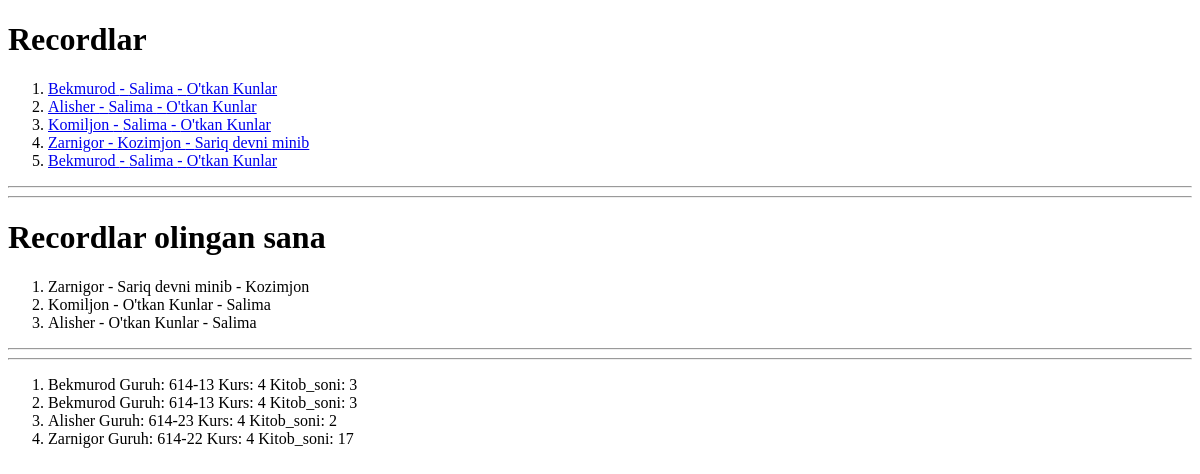
/record/, run on an earlier commit of the app's database.
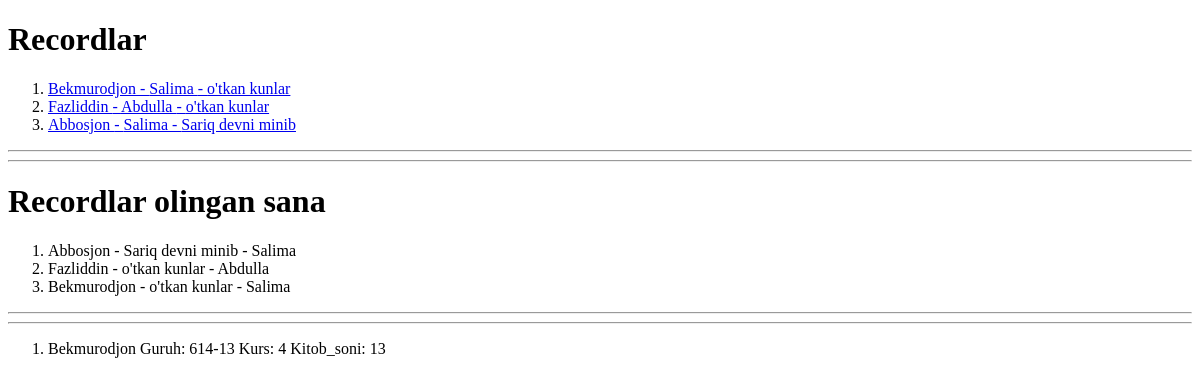
And on a later commit of the database.
### main/models.py (models this page shows, shortened)
class Record(models.Model):
    talaba = models.ForeignKey(Talaba, on_delete=models.CASCADE,)
    kitob = models.ForeignKey(Kitob, on_delete=models.CASCADE,)
    admin = models.ForeignKey(Admin, on_delete=models.CASCADE,)
    olingan_sana = models.DateTimeField()
    qaytatrish_sanasi = models.DateField()

class Talaba(models.Model):
    ism = models.CharField(max_length=255)
    guruh = models.CharField(max_length=255)
    kurs = models.PositiveIntegerField(default=1, validators=[MinValueValidator(1), MaxValueValidator(4)])
    kitob_soni = models.PositiveIntegerField()
    def __str__(self):
        return self.ism
    class Meta:
        verbose_name = 'Talaba'
        verbose_name_plural = 'Talabalar'

class Admin(models.Model):
    ism = models.CharField(max_length=255)
    ish_vaqti = models.CharField(max_length=255)
    def __str__(self):
        return self.ism
    class Meta:
        verbose_name = 'Admin'
        verbose_name_plural = 'Adminlar'

class Kitob(models.Model):
    nom = models.CharField(max_length=255)
    janr = models.CharField(max_length=255)
    sahifa = models.PositiveIntegerField()
    muallif = models.ForeignKey(Muallif, on_delete = models.CASCADE,)
    def __str__(self):
        return self.nom
    class Meta:
        verbose_name = 'Kitob'
        verbose_name_plural = 'Kitoblar'

### main/views.py (the view)
# urls.py: path("record/", record_view),
def record_view(request):
    recordlar = Record.objects.all()
    record_sana = Record.objects.order_by("-olingan_sana")[:3]
    bitiruvchilar = Record.objects.filter(talaba__kurs=4)
    context = {
        "recordlar":recordlar,
        'record_sana':record_sana,
        'bitiruvchilar' : bitiruvchilar,
    }
    return render(request,"record.html", context = context)

### templates/record.html (shortened to what this page needs)
<!DOCTYPE html>
<html lang="en">
<head>
</head>
<body>
<h1>Recordlar</h1>
<ol>
  {% for record in recordlar %}
    <li><a href="/order/{{record.id}}/">{{ record.talaba }} - {{record.admin}} - {{record.kitob}}</a></li>
  {% endfor %}
</ol>
<hr>
<hr>
<h1>Recordlar olingan sana </h1>
<ol>
    {% for sana in record_sana %}
    <li>{{sana.talaba}} - {{sana.kitob}} - {{sana.admin}}</li>
    {% endfor %}
</ol>
<hr>
<hr>
<ol>
    {% for student in bitiruvchilar %}
    <li>{{student.talaba.ism}}
        Guruh: {{student.talaba.guruh}}
        Kurs: {{student.talaba.kurs}}
        Kitob_soni: {{student.talaba.kitob_soni}} </li>
    {% endfor %}
</ol>
</body>
</html>

What changed in the data, as far as the page shows it:
removed Record: talaba "Alisher", admin "Salima", kitob "O'tkan Kunlar", talaba.ism "Alisher", talaba.guruh "614-23", talaba.kurs "4", talaba.kitob_soni "2"
removed Record: talaba "Zarnigor", admin "Kozimjon", kitob "Sariq devni minib", talaba.ism "Zarnigor", talaba.guruh "614-22", talaba.kurs "4", talaba.kitob_soni "17"
removed Record: talaba "Bekmurod", admin "Salima", kitob "O'tkan Kunlar", talaba.ism "Bekmurod", talaba.guruh "614-13", talaba.kurs "4", talaba.kitob_soni "3"
now on one of the page's lists (row edited): Record: talaba "Bekmurodjon", kitob "o'tkan kunlar", admin "Salima"
changed Record: talaba "Bekmurod" → "Bekmurodjon"; kitob "O'tkan Kunlar" → "o'tkan kunlar"; talaba.ism "Bekmurod" → "Bekmurodjon"; talaba.kitob_soni "3" → "13"
added Record: talaba "Fazliddin", admin "Abdulla", kitob "o'tkan kunlar"
changed Record: talaba "Komiljon" → "Abbosjon"; kitob "O'tkan Kunlar" → "Sariq devni minib"
